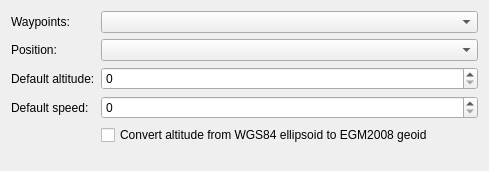
<?xml version="1.0" encoding="UTF-8"?>
<ui version="4.0">
 <class>GpxImportOptionWidget</class>
 <widget class="QWidget" name="GpxImportOptionWidget">
  <property name="geometry">
   <rect>
    <x>0</x>
    <y>0</y>
    <width>489</width>
    <height>171</height>
   </rect>
  </property>
  <layout class="QFormLayout" name="formLayout">
   <item row="0" column="0">
    <widget class="QLabel" name="label_2">
     <property name="text">
      <string>Waypoints:</string>
     </property>
    </widget>
   </item>
   <item row="0" column="1">
    <widget class="QComboBox" name="waypointSelectionComboBox">
     <property name="minimumSize">
      <size>
       <width>200</width>
       <height>0</height>
      </size>
     </property>
     <property name="toolTip">
      <string>Select the GPX element (waypoint, route or track) to import as waypoints</string>
     </property>
    </widget>
   </item>
   <item row="1" column="0">
    <widget class="QLabel" name="label_3">
     <property name="text">
      <string>Position:</string>
     </property>
    </widget>
   </item>
   <item row="1" column="1">
    <widget class="QComboBox" name="positionSelectionComboBox">
     <property name="minimumSize">
      <size>
       <width>200</width>
       <height>0</height>
      </size>
     </property>
     <property name="toolTip">
      <string>Select the GPX element (waypoint, route or track) to import as positions</string>
     </property>
    </widget>
   </item>
   <item row="2" column="0">
    <widget class="QLabel" name="altitudeLabel">
     <property name="text">
      <string>Default altitude:</string>
     </property>
    </widget>
   </item>
   <item row="2" column="1">
    <widget class="QSpinBox" name="defaultAltitudeSpinBox">
     <property name="minimumSize">
      <size>
       <width>200</width>
       <height>0</height>
      </size>
     </property>
    </widget>
   </item>
   <item row="3" column="0">
    <widget class="QLabel" name="label">
     <property name="text">
      <string>Default speed:</string>
     </property>
    </widget>
   </item>
   <item row="3" column="1">
    <widget class="QSpinBox" name="defaultSpeedSpinBox">
     <property name="minimumSize">
      <size>
       <width>200</width>
       <height>0</height>
      </size>
     </property>
     <property name="statusTip">
      <string>Environmental noise level threshold [in percent] above which the engine is started</string>
     </property>
    </widget>
   </item>
   <item row="4" column="1">
    <widget class="QCheckBox" name="convertAltitudeCheckBox">
     <property name="text">
      <string>Convert altitude from WGS84 ellipsoid to EGM2008 geoid</string>
     </property>
    </widget>
   </item>
  </layout>
 </widget>
 <resources/>
 <connections/>
</ui>
